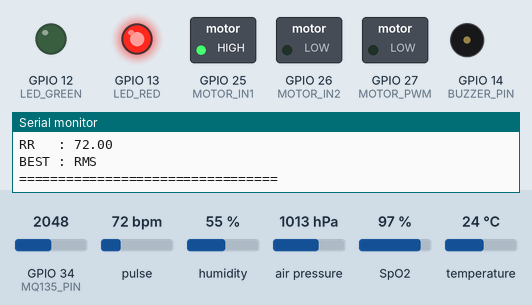
Simulated run of this sketch. Board: ESP32. Parts: switched loads named in the sketch (green lamp = pin HIGH), output pins drawn as LEDs (lit = HIGH), buzzer (waves = sounding, pin HIGH), the last lines printed to the serial monitor. The test bench sets the inputs (shaded band); at power-on: SpO2 97 %, GPIO 34 (MQ135_PIN) = 2048, pulse 72 bpm, humidity 55 %, air pressure 1013 hPa, temperature 24 °C.

Above: at 1.2 s.
1.3 s: SpO2 set to 93 %
At 4.85 s:
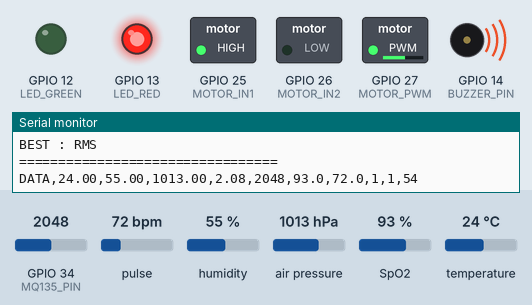
5.2 s: SpO2 set to 80 %
At 6.85 s:
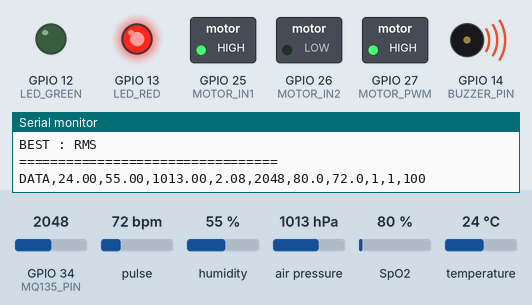
8.7 s: SpO2 set to 95 %
At 9.85 s:
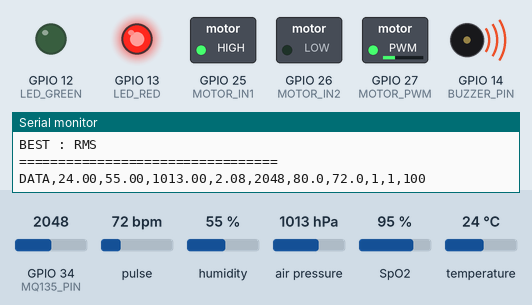
12.2 s: SpO2 set to 85 %
At 13.55 s:
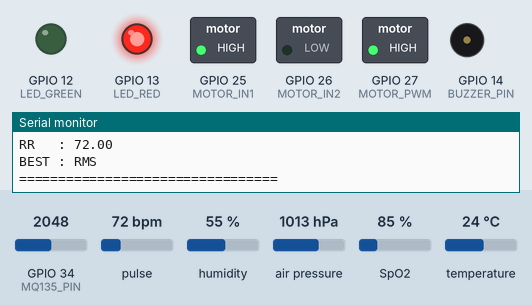
15.7 s: SpO2 set to 100 %
At 16.55 s:
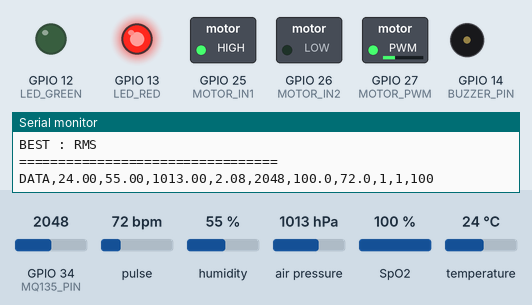
Timing chart, 0 to 20.2 s (numbered marks = the images above; inputs shaded):
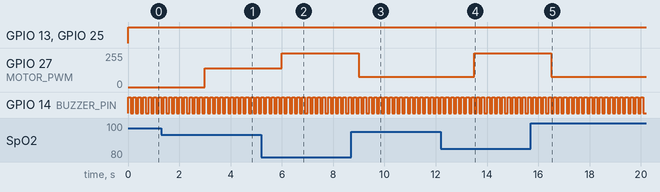

Measured:
- the behaviour switches between 95 and 94 % on SpO2 (found by bisection; images 0 and 1)
- after the input at 1.3 s, GPIO 27 (MOTOR_PWM): 0/255 → 139/255 after 1.7 s
- after the input at 5.2 s, GPIO 27 (MOTOR_PWM): 139/255 → 255/255 after 0.80 s
- after the input at 8.7 s, GPIO 27 (MOTOR_PWM): 255/255 → 76/255 after 0.30 s
- after the input at 12.2 s, GPIO 27 (MOTOR_PWM): 76/255 → 255/255 after 1.3 s
- after the input at 15.7 s, GPIO 27 (MOTOR_PWM): 255/255 → 76/255 after 0.80 s
- by itself, GPIO 14 (BUZZER_PIN): alternates HIGH for 0.10 s and LOW for 0.10 s

The sketch:

main.ino
```cpp
#include <Arduino.h>
#include <Wire.h>
#include <DHT.h>
#include <Adafruit_BME280.h>
#include <MAX30100_PulseOximeter.h>

#include "freertos/FreeRTOS.h"
#include "freertos/task.h"
#include "freertos/queue.h"
#include "freertos/semphr.h"

#define DHT_PIN         4
#define MQ135_PIN       34

#define MOTOR_IN1       25
#define MOTOR_IN2       26
#define MOTOR_PWM       27

#define BUZZER_PIN      14
#define LED_GREEN       12
#define LED_RED         13

#define MAX_SDA         21
#define MAX_SCL         22

#define BME_SDA         17
#define BME_SCL         16

#define PWM_FREQ        1000
#define PWM_RESOLUTION  8

#define TEMP_HIGH       38.0
#define TEMP_LOW        35.0
#define PRESS_HIGH      1050.0

typedef struct
{
    float temperature;
    float humidity;
    float pressure;
    float altitude;

    int gas;

    float spo2;
    float heartRate;

    bool beat;
    bool alert;

    uint8_t motorDuty;

} SensorData_t;

SensorData_t gData;

SemaphoreHandle_t xMutex;

DHT dht(DHT_PIN, DHT11);

TwoWire I2C_MAX = TwoWire(0);
TwoWire I2C_BME = TwoWire(1);

Adafruit_BME280 bme;
PulseOximeter pox;

void T1_Safety(void *pv);
void T2_SpO2(void *pv);
void T3_Environment(void *pv);
void T4_Motor(void *pv);
void T5_Serial(void *pv);
void T6_Scheduler(void *pv);

uint8_t calculateDuty(float spo2)
{
    if(spo2 <= 0)
        return 0;

    if(spo2 < 90)
        return 255;

    if(spo2 < 91)
        return 191;

    if(spo2 < 95)
        return 140;

    return 76;
}

void onBeatDetected()
{
    gData.beat = true;
}

void T1_Safety(void *pv)
{
    TickType_t xLastWakeTime = xTaskGetTickCount();

    while(1)
    {
        bool alert = false;

        xSemaphoreTake(xMutex, portMAX_DELAY);

        if(gData.spo2 > 0 && gData.spo2 < 90)
            alert = true;

        if(gData.temperature > TEMP_HIGH)
            alert = true;

        if(gData.temperature < TEMP_LOW)
            alert = true;

        if(gData.pressure > PRESS_HIGH)
            alert = true;

        gData.alert = alert;

        xSemaphoreGive(xMutex);

        digitalWrite(LED_GREEN, !alert);
        digitalWrite(LED_RED, alert);

        if(alert)
        {
            digitalWrite(BUZZER_PIN, HIGH);
            vTaskDelay(pdMS_TO_TICKS(100));
            digitalWrite(BUZZER_PIN, LOW);
        }

        vTaskDelayUntil(&xLastWakeTime, pdMS_TO_TICKS(200));
    }
}

void T2_SpO2(void *pv)
{
    TickType_t xLastWakeTime = xTaskGetTickCount();

    while(1)
    {
        pox.update();

        xSemaphoreTake(xMutex, portMAX_DELAY);

        gData.spo2 = pox.getSpO2();
        gData.heartRate = pox.getHeartRate();

        xSemaphoreGive(xMutex);

        vTaskDelayUntil(&xLastWakeTime, pdMS_TO_TICKS(500));
    }
}

void T3_Environment(void *pv)
{
    TickType_t xLastWakeTime = xTaskGetTickCount();

    while(1)
    {
        float temp = bme.readTemperature();
        float hum  = bme.readHumidity();
        float pres = bme.readPressure() / 100.0F;
        float alt  = bme.readAltitude(1013.25);

        int gas = analogRead(MQ135_PIN);

        xSemaphoreTake(xMutex, portMAX_DELAY);

        gData.temperature = temp;
        gData.humidity = hum;
        gData.pressure = pres;
        gData.altitude = alt;
        gData.gas = gas;

        xSemaphoreGive(xMutex);

        vTaskDelayUntil(&xLastWakeTime, pdMS_TO_TICKS(1000));
    }
}

void T4_Motor(void *pv)
{
    TickType_t xLastWakeTime = xTaskGetTickCount();

    while(1)
    {
        uint8_t duty;

        xSemaphoreTake(xMutex, portMAX_DELAY);

        duty = calculateDuty(gData.spo2);

        gData.motorDuty = duty;

        xSemaphoreGive(xMutex);

        digitalWrite(MOTOR_IN1, HIGH);
        digitalWrite(MOTOR_IN2, LOW);

        ledcWrite(MOTOR_PWM, duty);

        vTaskDelayUntil(&xLastWakeTime, pdMS_TO_TICKS(1500));
    }
}

void T5_Serial(void *pv)
{
    TickType_t xLastWakeTime = xTaskGetTickCount();

    while(1)
    {
        xSemaphoreTake(xMutex, portMAX_DELAY);

        Serial.printf(
            "DATA,%.2f,%.2f,%.2f,%.2f,%d,%.1f,%.1f,%d,%d,%d\n",

            gData.temperature,
            gData.humidity,
            gData.pressure,
            gData.altitude,
            gData.gas,
            gData.spo2,
            gData.heartRate,
            gData.beat,
            gData.alert,
            (gData.motorDuty * 100) / 255
        );

        xSemaphoreGive(xMutex);

        vTaskDelayUntil(&xLastWakeTime, pdMS_TO_TICKS(2000));
    }
}

void T6_Scheduler(void *pv)
{
    TickType_t xLastWakeTime = xTaskGetTickCount();

    while(1)
    {
        float rms  = 96.0;
        float edf  = 88.0;
        float fcfs = 65.0;
        float rr   = 72.0;

        Serial.println();

        Serial.println("===== Scheduling Comparison =====");

        Serial.printf("RMS  : %.2f\n", rms);
        Serial.printf("EDF  : %.2f\n", edf);
        Serial.printf("FCFS : %.2f\n", fcfs);
        Serial.printf("RR   : %.2f\n", rr);

        Serial.println("BEST : RMS");

        Serial.println("=================================");

        Serial.println();

        vTaskDelayUntil(&xLastWakeTime, pdMS_TO_TICKS(2500));
    }
}

void setup()
{
    Serial.begin(115200);

    pinMode(BUZZER_PIN, OUTPUT);
    pinMode(LED_GREEN, OUTPUT);
    pinMode(LED_RED, OUTPUT);

    pinMode(MOTOR_IN1, OUTPUT);
    pinMode(MOTOR_IN2, OUTPUT);

    ledcAttach(MOTOR_PWM, PWM_FREQ, PWM_RESOLUTION);

    dht.begin();

    I2C_MAX.begin(MAX_SDA, MAX_SCL);
    I2C_BME.begin(BME_SDA, BME_SCL);

    bme.begin(0x76, &I2C_BME);

    pox.begin();
    pox.setOnBeatDetectedCallback(onBeatDetected);

    xMutex = xSemaphoreCreateMutex();

    xTaskCreatePinnedToCore(
        T1_Safety,
        "T1_Safety",
        4096,
        NULL,
        6,
        NULL,
        1
    );

    xTaskCreatePinnedToCore(
        T2_SpO2,
        "T2_SpO2",
        4096,
        NULL,
        5,
        NULL,
        1
    );

    xTaskCreatePinnedToCore(
        T3_Environment,
        "T3_Environment",
        4096,
        NULL,
        4,
        NULL,
        1
    );

    xTaskCreatePinnedToCore(
        T4_Motor,
        "T4_Motor",
        4096,
        NULL,
        3,
        NULL,
        1
    );

    xTaskCreatePinnedToCore(
        T5_Serial,
        "T5_Serial",
        4096,
        NULL,
        2,
        NULL,
        0
    );

    xTaskCreatePinnedToCore(
        T6_Scheduler,
        "T6_Scheduler",
        4096,
        NULL,
        1,
        NULL,
        0
    );

    Serial.println("System Started Successfully");
}

void loop()
{
    vTaskDelay(pdMS_TO_TICKS(10000));
}
```
